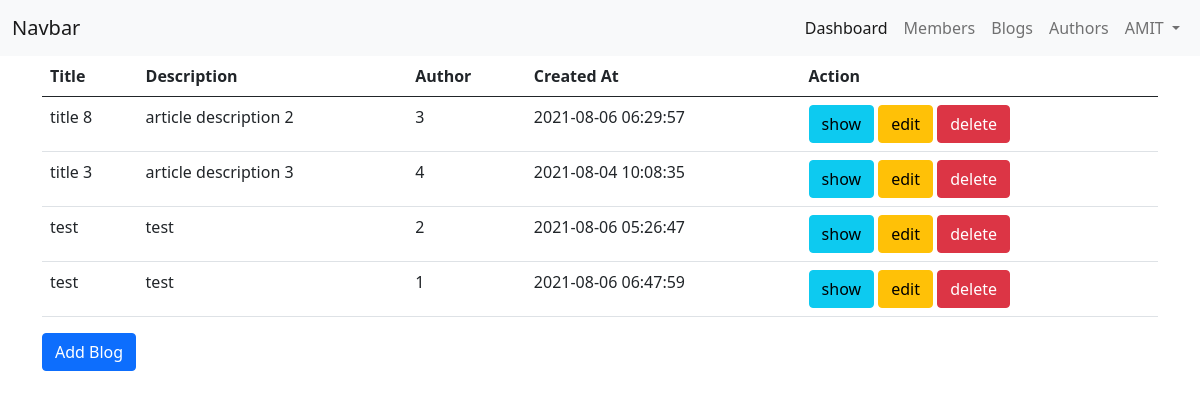
Screenshot of /blogs.php (signed in) with the database file from the repository.
### tables this page shows
CREATE TABLE `blogs` (
  `blog_id` int(4) NOT NULL,
  `title` varchar(121) NOT NULL,
  `descrip` varchar(121) NOT NULL,
  `created_at` timestamp NOT NULL DEFAULT current_timestamp() ON UPDATE current_timestamp(),
  `author` int(4) NOT NULL
);

### blogs.php (the view, shortened to what this page needs)
<?php
$action= isset($_GET['do'])?$_GET['do']:'index';
?>
<?php require "config.php"?>
<?php include "includes/header.php"?>
<?php include "includes/navbar.php"?>
<?php if($action == 'index'):?>
<?php
   $stmt= $connection->prepare('SELECT * FROM blogs');
   $stmt->execute();
   $blogs= $stmt->fetchAll();
   ?>
<div class="container">
    <table class="table">
        <thead>
            <tr>
                <th>Title</th>
                <th>Description</th>
                <th>Author</th>
                <th>Created At</th>
                <th>Action</th>
            </tr>
        </thead>
        <tbody>
            <?php foreach($blogs as $blog):?>
            <tr>
                <td><?= $blog['title']?></td>
                <td><?= $blog['descrip']?></td>
                <td><?= $blog['author']?></td>
                <td><?= $blog['created_at']?></td>
                <td>
                    <a class="btn btn-info" href="blogs.php?do=show&selection=<?= $blog['blog_id']?>">show</a>
                    <?php
                       $isAdmin = 1 ;
                       if($_SESSION['ROLE'] == $isAdmin):
                       ?>
                        <a class="btn btn-warning" href="blogs.php?do=edit&selection=<?= $blog['blog_id']?>">edit</a>
                        <a class="btn btn-danger" href="blogs.php?do=delete&selection=<?= $blog['blog_id']?>">delete</a>
                    <?php endif?>
                </td>
            </tr>
            <?php endforeach?>
        </tbody>
    </table>
    <a class="btn btn-primary" href="blogs.php?do=create">Add Blog</a>
</div>
<?php else:?>
<h1>404 Page not found</h1>
<?php endif?>
<?php include "includes/footer.php"?>

### rows the page displays
blogs: title "title 8", descrip "article description 2", author "3", created_at "2021-08-06 06:29:57"
blogs: title "title 3", descrip "article description 3", author "4", created_at "2021-08-04 10:08:35"
blogs: title "test", descrip "test", author "2", created_at "2021-08-06 05:26:47"
blogs: title "test", descrip "test", author "1", created_at "2021-08-06 06:47:59"

### other values shown
$_SESSION['FULLNAME'] "AMIT"
